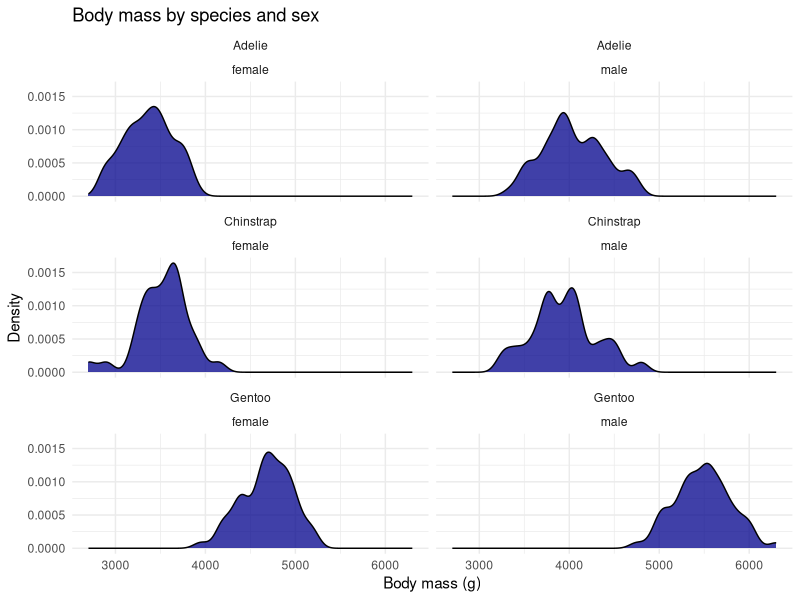
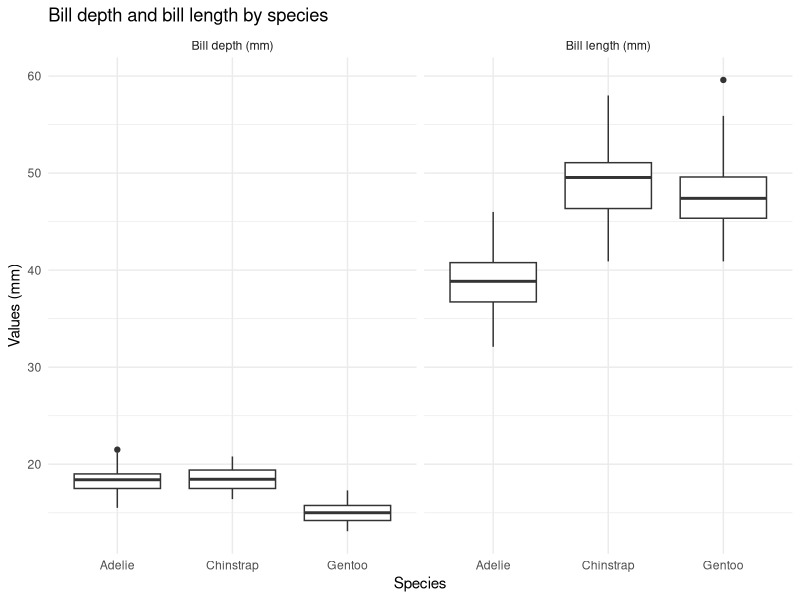
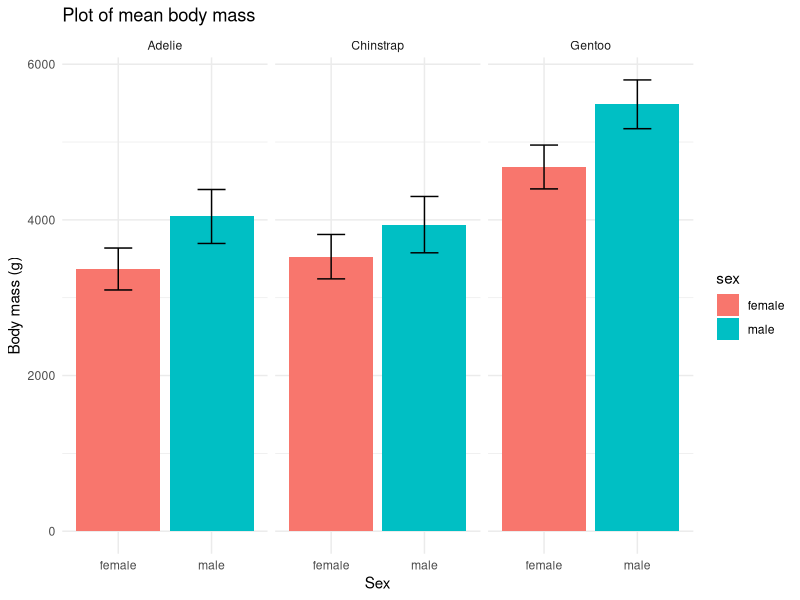
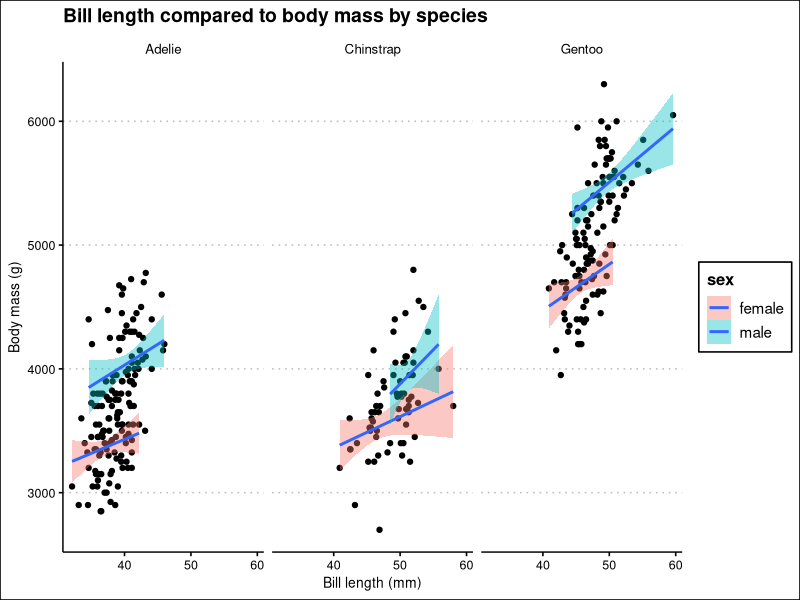

Recreate these plots in R, in order.
## ---- chunk 1
knitr::opts_chunk$set(echo = TRUE)
knitr::opts_chunk$set(tidy.opts = list(width.cutoff = 60), tidy = TRUE)
## ---- chunk 2
library(tidyverse)
library(palmerpenguins)
library(ggthemes)
data(penguins)


na.omit(penguins) %>%
  ggplot(aes(x = body_mass_g)) + 
  geom_density(fill = "darkblue", alpha = 0.75, bw = 80) + 
  facet_wrap(vars(species, sex), nrow = 3) +
  labs(title = "Body mass by species and sex",
       x = "Body mass (g)",
       y = "Density") +
  theme_minimal()
## ---- chunk 3
penguins_long <- na.omit(penguins) %>%
  rename("Bill length (mm)" = bill_length_mm, "Bill depth (mm)" = bill_depth_mm) %>%
  pivot_longer(cols = c("Bill length (mm)", flipper_length_mm, body_mass_g, "Bill depth (mm)"),
                                           names_to = "Measurement",
                                           values_to = "Values")

penguins_long %>% 
  filter(Measurement == c("Bill length (mm)", "Bill depth (mm)")) %>%
  ggplot(aes(x = species, y = Values)) + 
  geom_boxplot() +
  facet_grid(cols = vars(Measurement)) +
  theme_minimal() + 
  labs(title = "Bill depth and bill length by species",
       y = "Values (mm)",
       x = "Species")

## ---- chunk 4
na.omit(penguins) %>%
  group_by(sex, species) %>%
  summarize(mean_body_mass = mean(body_mass_g),
            sd_body_mass = sd(body_mass_g)) %>%
  ggplot(aes(x = sex, y = mean_body_mass, fill = sex)) +
  theme_minimal() +
  geom_col() +
    labs(title = "Plot of mean body mass", 
       x = "Sex", 
       y = "Body mass (g)") +
  geom_errorbar(aes(
    ymin = mean_body_mass - sd_body_mass, 
    ymax = mean_body_mass + sd_body_mass), 
    width = 0.3) +
  facet_wrap(~species)

## Evaluation: The male penguins in each species has a larger body mass than their female counterparts. The Chinstrap species appears to have the least difference of body mass between both sexes.

## ---- chunk 5
# Add all code to explore your question visually here. Then answer your question below. 
na.omit(penguins) %>%
  ggplot(aes(x = bill_length_mm, y = body_mass_g)) +
  geom_point() +
  geom_smooth(method = "lm", aes(fill = sex)) + 
  facet_wrap(~species) +
  theme_clean() +
  labs(title = "Bill length compared to body mass by species",
       x = "Bill length (mm)",
       y = "Body mass (g)")

